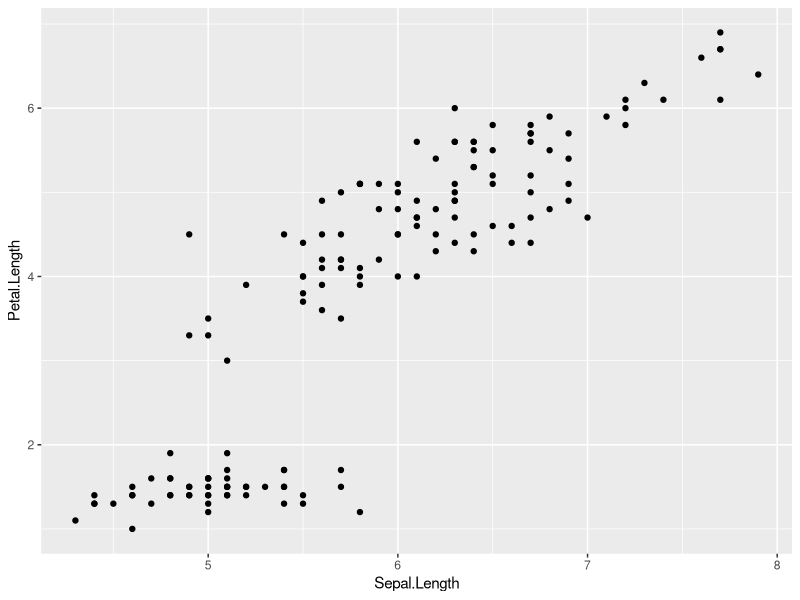
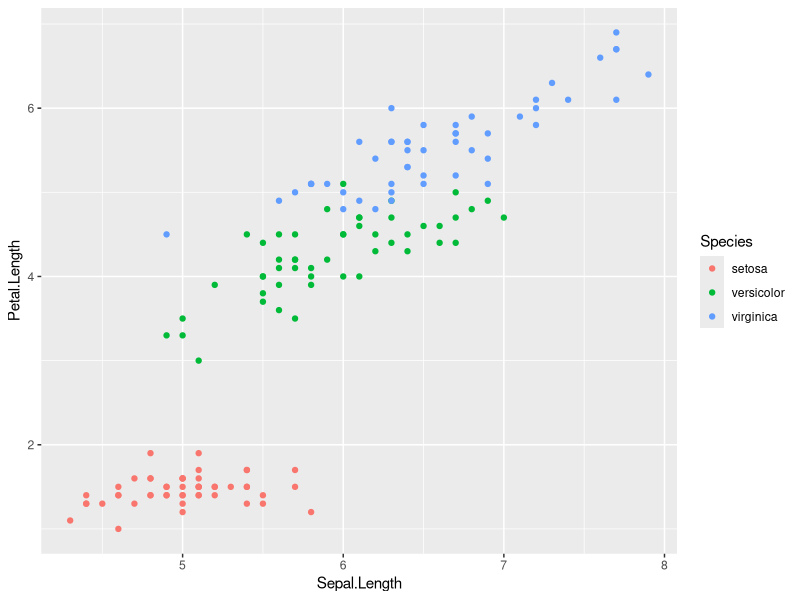
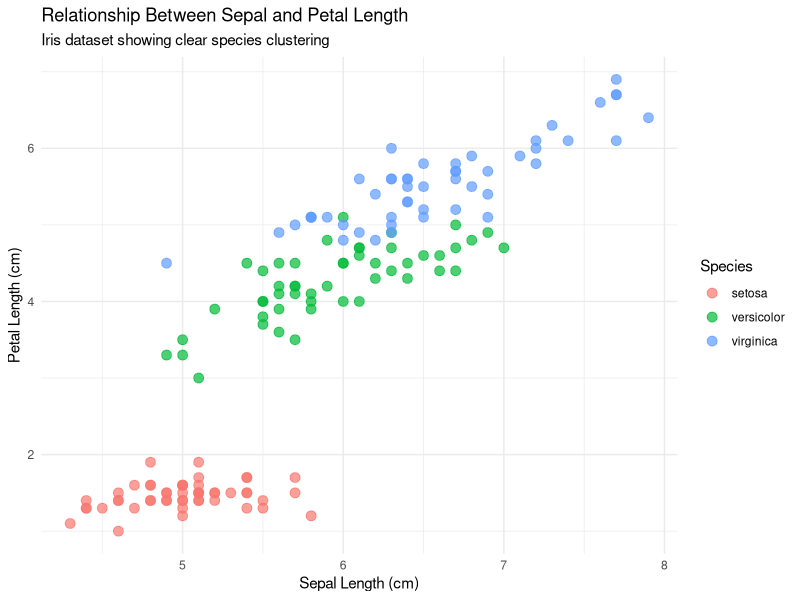
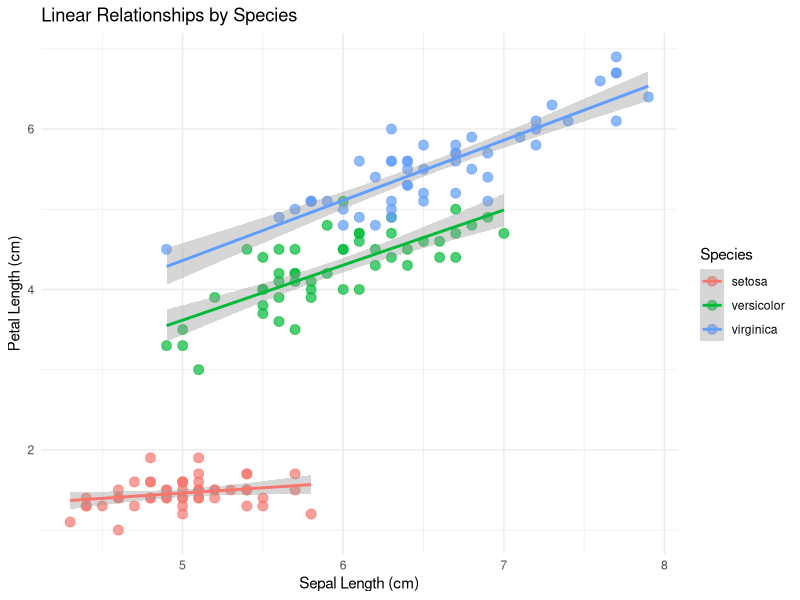
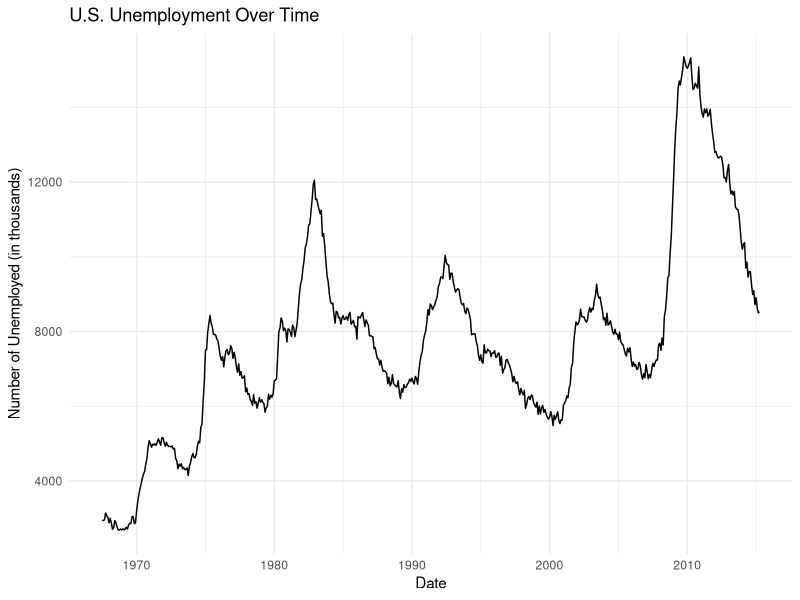
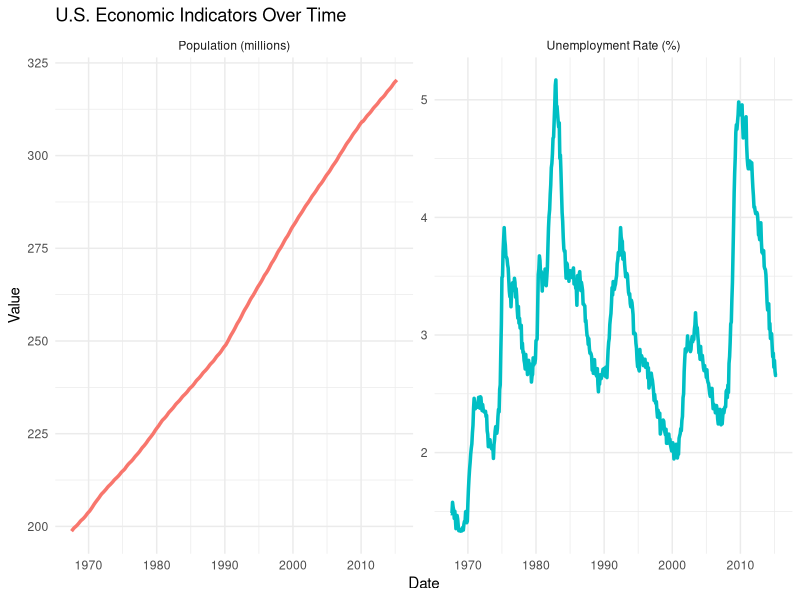
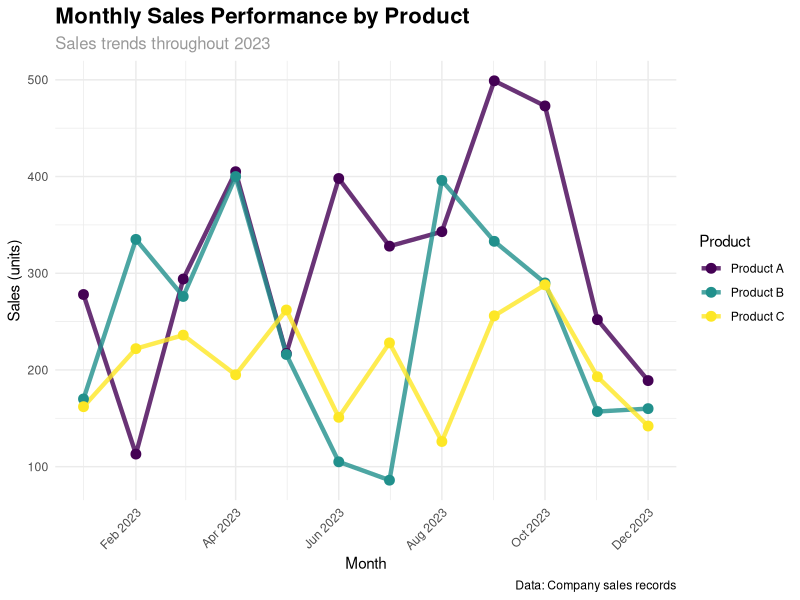
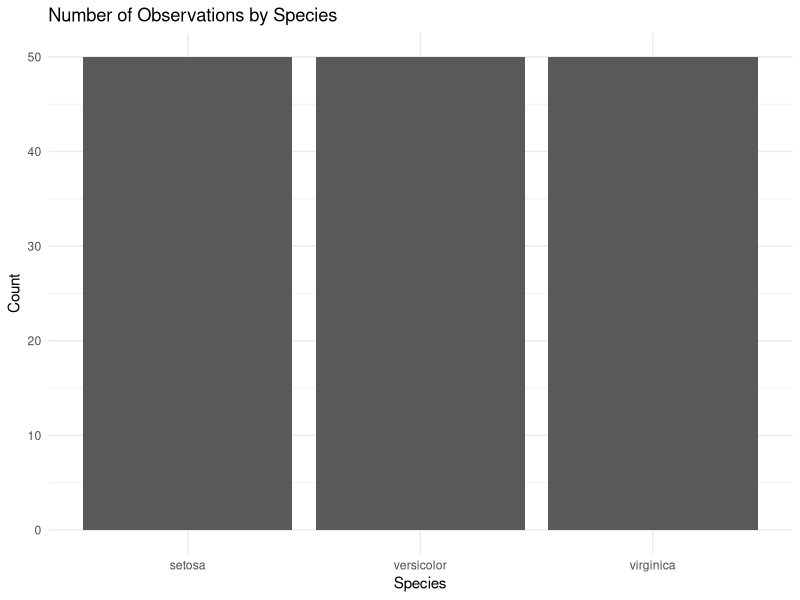

Write the R code that produced these figures, in order. (Note: this script raises an error after producing the figures.)
## ---- chunk 1
knitr::opts_chunk$set(echo = TRUE)
library(tidyverse)
library(ggplot2)
library(scales)
library(viridis)
library(patchwork)
library(lubridate)

# Load built-in datasets for examples
data(mtcars)
data(iris)
data(economics)
data(mpg)

# Create sample data for more complex examples
set.seed(123)
sales_data <- data.frame(
  month = seq(as.Date("2023-01-01"), as.Date("2023-12-01"), by = "month"),
  product_a = sample(100:500, 12),
  product_b = sample(80:400, 12),
  product_c = sample(120:350, 12)
) %>%
  pivot_longer(cols = starts_with("product"), names_to = "product", values_to = "sales")

# Election results data for journalism examples
election_results <- data.frame(
  candidate = c("Candidate A", "Candidate B", "Candidate C", "Other"),
  votes = c(45.2, 42.1, 8.3, 4.4),
  party = c("Democrat", "Republican", "Independent", "Other")
)

# Survey data for faceting examples
survey_data <- expand_grid(
  age_group = c("18-29", "30-44", "45-59", "60+"),
  question = c("Economy", "Healthcare", "Environment", "Education"),
  response = c("Very Important", "Somewhat Important", "Not Important")
) %>%
  mutate(
    percentage = case_when(
      question == "Economy" ~ sample(20:40, n(), replace = TRUE),
      question == "Healthcare" ~ sample(15:35, n(), replace = TRUE),
      question == "Environment" ~ sample(10:30, n(), replace = TRUE),
      TRUE ~ sample(25:45, n(), replace = TRUE)
    )
  )
## ---- chunk 2
# Examine the iris dataset - our primary example dataset
glimpse(iris)
head(iris)
summary(iris)

# Look at the structure of our sales data
glimpse(sales_data)
head(sales_data)

# Check the economics dataset for time series examples
glimpse(economics)
head(economics)
## ---- chunk 3
# Basic scatter plot showing sepal length vs petal length
ggplot(iris, aes(x = Sepal.Length, y = Petal.Length)) +
  geom_point()
## ---- chunk 4
# Color points by species to reveal groupings
ggplot(iris, aes(x = Sepal.Length, y = Petal.Length, color = Species)) +
  geom_point()
## ---- chunk 5
# Enhance the scatter plot with better styling
ggplot(iris, aes(x = Sepal.Length, y = Petal.Length, color = Species)) +
  geom_point(size = 3, alpha = 0.7) +
  labs(
    title = "Relationship Between Sepal and Petal Length",
    subtitle = "Iris dataset showing clear species clustering",
    x = "Sepal Length (cm)",
    y = "Petal Length (cm)",
    color = "Species"
  ) +
  theme_minimal()
## ---- chunk 6
# Add smooth trend lines to show relationships
ggplot(iris, aes(x = Sepal.Length, y = Petal.Length, color = Species)) +
  geom_point(size = 3, alpha = 0.7) +
  geom_smooth(method = "lm", se = TRUE) +
  labs(
    title = "Linear Relationships by Species",
    x = "Sepal Length (cm)",
    y = "Petal Length (cm)",
    color = "Species"
  ) +
  theme_minimal()
## ---- chunk 7
# Create a basic time series plot using economics data
ggplot(economics, aes(x = date, y = unemploy)) +
  geom_line() +
  labs(
    title = "U.S. Unemployment Over Time",
    x = "Date",
    y = "Number of Unemployed (in thousands)"
  ) +
  theme_minimal()
## ---- chunk 8
# Prepare economics data for multiple series comparison
economics_long <- economics %>%
  select(date, unemploy, pop) %>%
  mutate(
    unemploy_rate = unemploy / pop * 100,  # Calculate unemployment rate
    pop_millions = pop / 1000  # Convert to millions for better scale
  ) %>%
  pivot_longer(cols = c(unemploy_rate, pop_millions),
               names_to = "metric",
               values_to = "value")

# Create multiple line chart with different metrics
ggplot(economics_long, aes(x = date, y = value, color = metric)) +
  geom_line(size = 1.2) +
  facet_wrap(~metric, scales = "free_y",
             labeller = labeller(metric = c(
               "unemploy_rate" = "Unemployment Rate (%)",
               "pop_millions" = "Population (millions)"
             ))) +
  labs(
    title = "U.S. Economic Indicators Over Time",
    x = "Date",
    y = "Value"
  ) +
  theme_minimal() +
  theme(legend.position = "none")  # Remove legend since facets provide labels
## ---- chunk 9
# Create a stylized line chart for our sales data
ggplot(sales_data, aes(x = month, y = sales, color = product)) +
  geom_line(size = 1.5, alpha = 0.8) +
  geom_point(size = 3) +
  scale_x_date(date_labels = "%b %Y", date_breaks = "2 months") +
  scale_y_continuous(labels = scales::comma_format()) +
  scale_color_viridis_d(name = "Product",
                        labels = c("Product A", "Product B", "Product C")) +
  labs(
    title = "Monthly Sales Performance by Product",
    subtitle = "Sales trends throughout 2023",
    x = "Month",
    y = "Sales (units)",
    caption = "Data: Company sales records"
  ) +
  theme_minimal() +
  theme(
    axis.text.x = element_text(angle = 45, hjust = 1),
    plot.title = element_text(size = 16, face = "bold"),
    plot.subtitle = element_text(size = 12, color = "gray60")
  )
## ---- chunk 10
# Create a basic bar chart with species counts
iris_counts <- iris %>%
  count(Species)

ggplot(iris_counts, aes(x = Species, y = n)) +
  geom_col() +
  labs(
    title = "Number of Observations by Species",
    x = "Species",
    y = "Count"
  ) +
  theme_minimal()
## ---- chunk 11
# Sometimes horizontal bars work better for readability
ggplot(iris_counts, aes(x = n, y = reorder(Species, n))) +
  geom_col(fill = "steelblue", alpha = 0.8) +
  labs(
    title = "Species Counts (Horizontal Layout)",
    x = "Count",
    y = "Species"
  ) +
  theme_minimal()
## ---- chunk 12
# Create grouped bars for comparing across multiple categories
mtcars_summary <- mtcars %>%
  mutate(
    transmission = factor(am, labels = c("Automatic", "Manual")),
    engine = factor(vs, labels = c("V-shaped", "Straight"))
  ) %>%
  count(transmission, engine)

ggplot(mtcars_summary, aes(x = transmission, y = n, fill = engine)) +
  geom_col(position = "dodge", alpha = 0.8) +
  scale_fill_brewer(type = "qual", palette = "Set2") +
  labs(
    title = "Car Engine Types by Transmission",
    x = "Transmission Type",
    y = "Number of Cars",
    fill = "Engine Type"
  ) +
  theme_minimal()
## ---- chunk 13
# Create stacked bars to show composition
ggplot(mtcars_summary, aes(x = transmission, y = n, fill = engine)) +
  geom_col(position = "stack", alpha = 0.8) +
  scale_fill_brewer(type = "qual", palette = "Set2") +
  labs(
    title = "Engine Type Composition by Transmission",
    x = "Transmission Type",
    y = "Total Number of Cars",
    fill = "Engine Type"
  ) +
  theme_minimal()
## ---- chunk 14
# Create a publication-ready election results chart
ggplot(election_results, aes(x = reorder(candidate, votes), y = votes, fill = party)) +
  geom_col(alpha = 0.9, color = "white", size = 0.5) +
  coord_flip() +
  scale_fill_manual(
    values = c("Democrat" = "#1f77b4", "Republican" = "#d62728",
               "Independent" = "#ff7f0e", "Other" = "#7f7f7f")
  ) +
  scale_y_continuous(
    labels = function(x) paste0(x, "%"),
    expand = expansion(mult = c(0, 0.1))
  ) +
  labs(
    title = "2024 Election Results",
    subtitle = "Percentage of total votes cast",
    x = NULL,
    y = "Percentage of Votes",
    fill = "Party",
    caption = "Source: Election Commission"
  ) +
  theme_minimal() +
  theme(
    plot.title = element_text(size = 18, face = "bold"),
    plot.subtitle = element_text(size = 14, color = "gray60"),
    axis.text = element_text(size = 12),
    legend.position = "bottom",
    panel.grid.major.y = element_blank(),
    panel.grid.minor = element_blank()
  )
## ---- chunk 15
# Simple histogram of sepal lengths
ggplot(iris, aes(x = Sepal.Length)) +
  geom_histogram(bins = 20, fill = "skyblue", alpha = 0.7, color = "white") +
  labs(
    title = "Distribution of Sepal Lengths",
    x = "Sepal Length (cm)",
    y = "Frequency"
  ) +
  theme_minimal()
## ---- chunk 16
# Compare distributions across species
ggplot(iris, aes(x = Sepal.Length, fill = Species)) +
  geom_histogram(bins = 15, alpha = 0.7, color = "white") +
  facet_wrap(~Species, scales = "free_y") +
  scale_fill_viridis_d() +
  labs(
    title = "Sepal Length Distribution by Species",
    x = "Sepal Length (cm)",
    y = "Frequency"
  ) +
  theme_minimal() +
  theme(legend.position = "none")  # Facets provide the grouping info
## ---- chunk 17
# Use density plots for smoother distribution visualization
ggplot(iris, aes(x = Sepal.Length, fill = Species)) +
  geom_density(alpha = 0.6) +
  scale_fill_viridis_d() +
  labs(
    title = "Sepal Length Density Distribution by Species",
    x = "Sepal Length (cm)",
    y = "Density",
    fill = "Species"
  ) +
  theme_minimal()
## ---- chunk 18
# Simple box plot comparing sepal lengths across species
ggplot(iris, aes(x = Species, y = Sepal.Length)) +
  geom_boxplot(fill = "lightblue", alpha = 0.7) +
  labs(
    title = "Sepal Length Distribution by Species",
    x = "Species",
    y = "Sepal Length (cm)"
  ) +
  theme_minimal()
## ---- chunk 19
# Add individual points to show the actual data
ggplot(iris, aes(x = Species, y = Sepal.Length, fill = Species)) +
  geom_boxplot(alpha = 0.7, outlier.shape = NA) +  # Hide boxplot outliers
  geom_jitter(width = 0.3, alpha = 0.5, size = 2) +  # Add jittered points
  scale_fill_viridis_d() +
  labs(
    title = "Sepal Length: Distribution and Individual Observations",
    x = "Species",
    y = "Sepal Length (cm)"
  ) +
  theme_minimal() +
  theme(legend.position = "none")
## ---- chunk 20
# Violin plots show the full distribution shape
ggplot(iris, aes(x = Species, y = Sepal.Length, fill = Species)) +
  geom_violin(alpha = 0.7) +
  geom_boxplot(width = 0.1, fill = "white", alpha = 0.8) +
  scale_fill_viridis_d() +
  labs(
    title = "Sepal Length: Full Distribution Shape by Species",
    x = "Species",
    y = "Sepal Length (cm)"
  ) +
  theme_minimal() +
  theme(legend.position = "none")
## ---- chunk 21
# Create small multiples with facet_wrap
ggplot(mpg, aes(x = displ, y = hwy)) +
  geom_point(alpha = 0.6) +
  geom_smooth(method = "lm", se = FALSE, color = "red") +
  facet_wrap(~class) +
  labs(
    title = "Engine Displacement vs Highway MPG by Vehicle Class",
    x = "Engine Displacement (L)",
    y = "Highway MPG"
  ) +
  theme_minimal()
## ---- chunk 22
# Use facet_grid for crossing two categorical variables
mpg_subset <- mpg %>%
  filter(class %in% c("compact", "midsize", "suv")) %>%
  filter(year %in% c(1999, 2008))

ggplot(mpg_subset, aes(x = displ, y = hwy)) +
  geom_point(alpha = 0.6) +
  facet_grid(year ~ class) +
  labs(
    title = "Fuel Efficiency Trends: 1999 vs 2008",
    x = "Engine Displacement (L)",
    y = "Highway MPG"
  ) +
  theme_minimal()
## ---- chunk 23
# Create a comprehensive survey visualization
ggplot(survey_data, aes(x = age_group, y = percentage, fill = response)) +
  geom_col(position = "dodge", alpha = 0.8) +
  facet_wrap(~question, scales = "free_y") +
  scale_fill_brewer(type = "qual", palette = "Set2") +
  labs(
    title = "Survey Responses by Age Group and Issue",
    subtitle = "Percentage indicating each level of importance",
    x = "Age Group",
    y = "Percentage",
    fill = "Response"
  ) +
  theme_minimal() +
  theme(
    axis.text.x = element_text(angle = 45, hjust = 1),
    strip.text = element_text(size = 11, face = "bold")
  )
## ---- chunk 24
# Compare different built-in themes
p_base <- ggplot(iris, aes(x = Sepal.Length, y = Petal.Length, color = Species)) +
  geom_point(size = 3) +
  labs(title = "Different ggplot2 Themes")

# Create a grid of different themes
library(patchwork)

p1 <- p_base + theme_minimal() + ggtitle("theme_minimal()")
p2 <- p_base + theme_classic() + ggtitle("theme_classic()")
p3 <- p_base + theme_bw() + ggtitle("theme_bw()")
p4 <- p_base + theme_void() + ggtitle("theme_void()")

(p1 | p2) / (p3 | p4)
## ---- chunk 25
# Create a custom theme for consistent styling
theme_publication <- function() {
  theme_minimal() +
    theme(
      plot.title = element_text(size = 16, face = "bold", margin = margin(b = 20)),
      plot.subtitle = element_text(size = 12, color = "gray60", margin = margin(b = 20)),
      plot.caption = element_text(size = 10, color = "gray60", hjust = 0),
      axis.title = element_text(size = 12, face = "bold"),
      axis.text = element_text(size = 11),
      legend.title = element_text(size = 12, face = "bold"),
      legend.text = element_text(size = 11),
      panel.grid.minor = element_blank(),
      plot.background = element_rect(fill = "white", color = NA),
      panel.background = element_rect(fill = "white", color = NA)
    )
}

# Apply custom theme
ggplot(iris, aes(x = Sepal.Length, y = Petal.Length, color = Species)) +
  geom_point(size = 3, alpha = 0.8) +
  labs(
    title = "Custom Publication Theme",
    subtitle = "Professional styling for reports and presentations",
    x = "Sepal Length (cm)",
    y = "Petal Length (cm)",
    caption = "Data: Anderson's iris dataset"
  ) +
  scale_color_viridis_d() +
  theme_publication()
## ---- chunk 26
# Use color-blind friendly palettes
ggplot(iris, aes(x = Sepal.Length, y = Petal.Length, color = Species)) +
  geom_point(size = 3) +
  scale_color_viridis_d(name = "Species") +
  labs(
    title = "Color-Blind Friendly Visualization",
    subtitle = "Using the viridis color palette",
    x = "Sepal Length (cm)",
    y = "Petal Length (cm)"
  ) +
  theme_minimal()
## ---- chunk 27
# Define an accessible color palette
accessible_colors <- c("#1f77b4", "#ff7f0e", "#2ca02c", "#d62728", "#9467bd")

ggplot(iris, aes(x = Species, fill = Species)) +
  geom_bar(alpha = 0.8, color = "white", size = 1) +
  scale_fill_manual(values = accessible_colors) +
  labs(
    title = "Accessible Color Palette Example",
    x = "Species",
    y = "Count"
  ) +
  theme_minimal() +
  theme(legend.position = "none")
## ---- chunk 28
# Combine color and shape for maximum accessibility
ggplot(iris, aes(x = Sepal.Length, y = Petal.Length,
                 color = Species, shape = Species)) +
  geom_point(size = 4, alpha = 0.8) +
  scale_color_viridis_d() +
  scale_shape_manual(values = c(16, 17, 15)) +  # Different shapes
  labs(
    title = "Double-Encoded Accessibility",
    subtitle = "Using both color and shape to distinguish groups",
    x = "Sepal Length (cm)",
    y = "Petal Length (cm)"
  ) +
  theme_minimal()
## ---- chunk 29
# Highlight specific points with annotations
iris_special <- iris %>%
  filter(Sepal.Length > 7.5 | Petal.Length > 6.5)

ggplot(iris, aes(x = Sepal.Length, y = Petal.Length)) +
  geom_point(alpha = 0.6, color = "gray60") +
  geom_point(data = iris_special, aes(color = Species), size = 4) +
  geom_text(data = iris_special,
            aes(label = paste(Species, "\n(", Sepal.Length, ",", Petal.Length, ")")),
            nudge_y = 0.3, size = 3, fontface = "bold") +
  scale_color_viridis_d() +
  labs(
    title = "Highlighting Exceptional Cases",
    subtitle = "Points with extreme sepal or petal lengths",
    x = "Sepal Length (cm)",
    y = "Petal Length (cm)"
  ) +
  theme_minimal()
## ---- chunk 30
# Add reference lines for context
ggplot(economics, aes(x = date, y = unemploy)) +
  geom_line(size = 1.2, color = "steelblue") +
  geom_hline(yintercept = mean(economics$unemploy),
             linetype = "dashed", color = "red", size = 1) +
  annotate("text", x = as.Date("1980-01-01"), y = mean(economics$unemploy) + 1000,
           label = paste("Average:", round(mean(economics$unemploy), 0), "thousand"),
           color = "red", fontface = "bold") +
  labs(
    title = "U.S. Unemployment with Historical Average",
    x = "Date",
    y = "Number of Unemployed (thousands)"
  ) +
  theme_minimal()
## ---- chunk 31
# Create multiple related plots
p1 <- ggplot(iris, aes(x = Sepal.Length, fill = Species)) +
  geom_histogram(bins = 15, alpha = 0.7) +
  scale_fill_viridis_d() +
  labs(title = "A) Sepal Length Distribution", x = "Sepal Length (cm)") +
  theme_minimal() +
  theme(legend.position = "none")

p2 <- ggplot(iris, aes(x = Petal.Length, fill = Species)) +
  geom_histogram(bins = 15, alpha = 0.7) +
  scale_fill_viridis_d() +
  labs(title = "B) Petal Length Distribution", x = "Petal Length (cm)") +
  theme_minimal() +
  theme(legend.position = "none")

p3 <- ggplot(iris, aes(x = Sepal.Length, y = Petal.Length, color = Species)) +
  geom_point(size = 3, alpha = 0.8) +
  scale_color_viridis_d() +
  labs(title = "C) Sepal vs Petal Length",
       x = "Sepal Length (cm)", y = "Petal Length (cm)") +
  theme_minimal()

p4 <- ggplot(iris, aes(x = Species, y = Sepal.Length, fill = Species)) +
  geom_boxplot(alpha = 0.7) +
  scale_fill_viridis_d() +
  labs(title = "D) Species Comparison", x = "Species", y = "Sepal Length (cm)") +
  theme_minimal() +
  theme(legend.position = "none")

# Combine plots with patchwork
(p1 | p2) / (p3 | p4) +
  plot_annotation(
    title = "Comprehensive Iris Dataset Analysis",
    subtitle = "Multiple perspectives on the famous iris dataset",
    caption = "Data: Anderson's iris measurements"
  )
## ---- chunk 32
# Simulate COVID-like data for a news visualization
covid_data <- data.frame(
  date = seq(as.Date("2020-03-01"), as.Date("2020-12-31"), by = "week"),
  cases = c(100, 250, 500, 1200, 2800, 5500, 8900, 12000, 15000, 18500,
            22000, 25000, 28000, 26000, 24000, 22000, 19000, 16000, 14000,
            12000, 10000, 8500, 7200, 6100, 5200, 4500, 3800, 3200, 2800,
            2400, 2100, 1900, 1700, 1500, 1300, 1200, 1100, 1000, 950,
            900, 850, 800, 780)
)

ggplot(covid_data, aes(x = date, y = cases)) +
  geom_area(fill = "#d62728", alpha = 0.3) +
  geom_line(size = 2, color = "#d62728") +
  scale_x_date(date_labels = "%b %Y", date_breaks = "2 months") +
  scale_y_continuous(labels = scales::comma_format(),
                     expand = expansion(mult = c(0, 0.1))) +
  labs(
    title = "Weekly COVID-19 Cases",
    subtitle = "Showing the progression through 2020",
    x = NULL,
    y = "Number of Cases",
    caption = "Source: Public Health Department"
  ) +
  theme_minimal() +
  theme(
    plot.title = element_text(size = 20, face = "bold"),
    plot.subtitle = element_text(size = 14, color = "gray60"),
    axis.text.x = element_text(angle = 45, hjust = 1),
    panel.grid.minor = element_blank(),
    axis.line.x = element_line(color = "gray80")
  )
## ---- chunk 33
# Create government budget visualization
budget_data <- data.frame(
  department = c("Education", "Healthcare", "Transportation", "Public Safety",
                 "Parks & Recreation", "Administration", "Utilities"),
  budget_2023 = c(45.2, 32.1, 18.7, 15.3, 8.2, 12.1, 22.4),
  budget_2024 = c(48.1, 35.8, 19.2, 16.1, 9.1, 11.8, 24.2)
) %>%
  pivot_longer(cols = starts_with("budget"), names_to = "year", values_to = "amount") %>%
  mutate(year = str_extract(year, "\\d{4}"))

ggplot(budget_data, aes(x = reorder(department, amount), y = amount, fill = year)) +
  geom_col(position = "dodge", alpha = 0.8, color = "white", size = 0.5) +
  coord_flip() +
  scale_fill_manual(values = c("2023" = "#2ca02c", "2024" = "#1f77b4")) +
  scale_y_continuous(labels = function(x) paste0("$", x, "M"),
                     expand = expansion(mult = c(0, 0.1))) +
  labs(
    title = "City Budget Comparison: 2023 vs 2024",
    subtitle = "Budget allocations by department (in millions)",
    x = NULL,
    y = "Budget Amount",
    fill = "Year",
    caption = "Source: City Finance Department"
  ) +
  theme_minimal() +
  theme(
    plot.title = element_text(size = 16, face = "bold"),
    axis.text = element_text(size = 11),
    legend.position = "bottom",
    panel.grid.major.y = element_blank()
  )
## ---- chunk 34
# Create a publication-ready plot for saving
final_plot <- ggplot(iris, aes(x = Sepal.Length, y = Petal.Length, color = Species)) +
  geom_point(size = 3, alpha = 0.8) +
  geom_smooth(method = "lm", se = TRUE, alpha = 0.2) +
  scale_color_viridis_d(name = "Species") +
  labs(
    title = "Sepal vs Petal Length Relationship",
    subtitle = "Linear relationships vary by species",
    x = "Sepal Length (cm)",
    y = "Petal Length (cm)",
    caption = "Data: Anderson's iris dataset (1935)"
  ) +
  theme_publication()

# Display the plot
final_plot

# Code for saving (would be used outside of this document):
# ggsave("iris_analysis.png", final_plot, width = 10, height = 8, dpi = 300)
# ggsave("iris_analysis.pdf", final_plot, width = 10, height = 8)
## ---- chunk 35
# Create a plot optimized for web display
web_plot <- ggplot(sales_data, aes(x = month, y = sales, color = product)) +
  geom_line(size = 2, alpha = 0.9) +
  geom_point(size = 3) +
  scale_x_date(date_labels = "%b", date_breaks = "1 month") +
  scale_y_continuous(labels = scales::comma_format()) +
  scale_color_viridis_d(name = "Product Line",
                        labels = c("Product A", "Product B", "Product C")) +
  labs(
    title = "2023 Sales Performance",
    x = "Month",
    y = "Units Sold"
  ) +
  theme_minimal() +
  theme(
    plot.title = element_text(size = 18, face = "bold"),
    axis.text.x = element_text(size = 12),
    axis.text.y = element_text(size = 12),
    legend.position = "bottom",
    panel.grid.minor = element_blank()
  )

web_plot

# For web: ggsave("sales_chart.svg", web_plot, width = 12, height = 6)
## ---- chunk 36
# Prepare data efficiently before plotting
efficient_summary <- mtcars %>%
  mutate(
    transmission = factor(am, labels = c("Automatic", "Manual")),
    efficiency = case_when(
      mpg >= 25 ~ "High",
      mpg >= 20 ~ "Medium",
      TRUE ~ "Low"
    )
  ) %>%
  count(transmission, efficiency) %>%
  mutate(efficiency = factor(efficiency, levels = c("Low", "Medium", "High")))

ggplot(efficient_summary, aes(x = transmission, y = n, fill = efficiency)) +
  geom_col(position = "dodge") +
  scale_fill_brewer(type = "seq", palette = "Blues") +
  labs(
    title = "Fuel Efficiency Distribution by Transmission Type",
    x = "Transmission",
    y = "Number of Cars",
    fill = "Fuel Efficiency"
  ) +
  theme_minimal()
## ---- chunk 37
# Demonstrate sampling strategies for large datasets
set.seed(123)
large_dataset <- data.frame(
  x = rnorm(50000),
  y = rnorm(50000),
  category = sample(letters[1:10], 50000, replace = TRUE)
)

# Strategy 1: Random sampling
sampled_data <- large_dataset %>%
  slice_sample(n = 2000)

ggplot(sampled_data, aes(x = x, y = y, color = category)) +
  geom_point(alpha = 0.6) +
  scale_color_viridis_d() +
  labs(
    title = "Large Dataset Visualization (Sampled)",
    subtitle = paste("Showing 2,000 of", scales::comma(nrow(large_dataset)), "points"),
    x = "X Variable",
    y = "Y Variable"
  ) +
  theme_minimal() +
  theme(legend.position = "none")
## ---- chunk 38
# Your solution here - create four plots and combine with patchwork
# Hint: Use pivot_longer() for the city vs highway comparison

## ---- chunk 39
# Your solution here
# Hint: Use annotate("rect", ...) for highlighting periods
# Use scale_x_date() for proper date formatting

## ---- chunk 40
# Your solution here - be creative!

